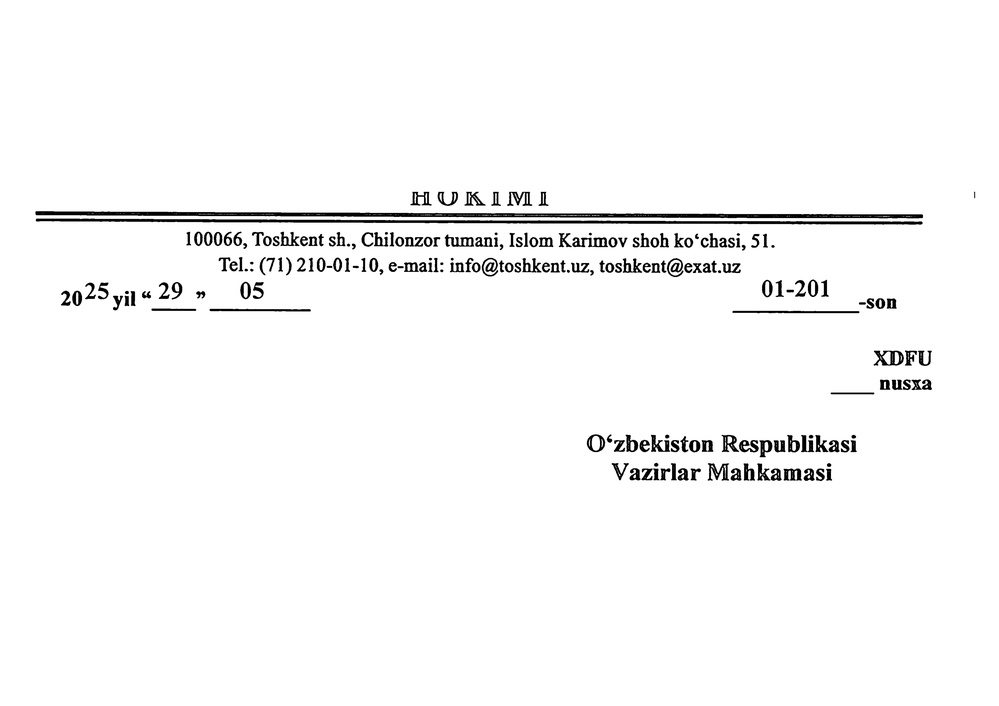
#> input picture app/test_files/test2.jpg, 999 x 706 px, shrunk from 7016 x 4960 before the run
$ python -i utils.py   (imports and definitions only)   (older library calls are emulated)
#> lines starting #> are read from the running program, lines starting #| are printed output that depends on the picture; after the words box and inside, x2 and y2 are one past the last pixel; in counts of white or black regions, pixels touching at a corner belong together
#> further down, picture is the input picture: shape (706, 999, 3); min 0, max 255, mean 248.4
import logging
import os
import re
import time
from typing import Tuple, Dict
from urllib.parse import urlparse

import cv2
import numpy as np
from bs4 import BeautifulSoup

logger = logging.getLogger(__name__)

# Toggle timing logs (default: on)
LOG_TIMINGS = os.getenv("OCR_LOG_TIMINGS", "1") not in ("0", "false", "False", "")

def _t() -> float:
    return time.perf_counter()

def _log_ms(start: float, label: str) -> None:
    if LOG_TIMINGS:
        logger.info("[TIME] %s: %.1f ms", label, (time.perf_counter() - start) * 1000.0)

files_tmp = "temp_files/"

image_extensions = ["jpeg/jpg", "jpeg", "jpg", "png", "gif", "bmp"]


# [54 lines left out: functions text_formatting, get_file_extension, xml_to_txt, quality_metrics, not called in this run]


def _estimate_skew_angle(gray: np.ndarray) -> float:
    """
    Estimate skew angle (degrees) with Hough on edges; robust and quick.
    Positive angle means image should be rotated counter-clockwise by that amount.
    """
    t0 = _t()
    thr = cv2.threshold(gray, 0, 255, cv2.THRESH_BINARY + cv2.THRESH_OTSU)[1]
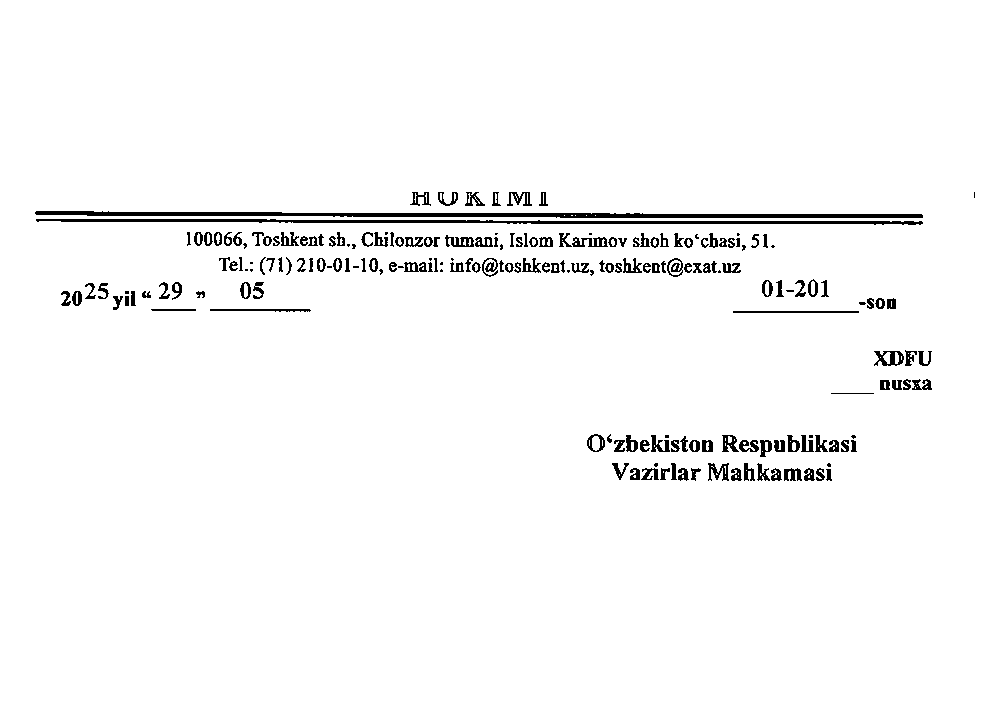
#> thr: shape (706, 999); 97.3% white; 200 black regions (34 under 20 px), largest, box (x1, y1, x2, y2) and area: (35, 211, 923, 218) 3555, (36, 219, 923, 225) 2601, (733, 311, 859, 313) 252
    if np.mean(thr) > 127:
        thr = 255 - thr
    edges = cv2.Canny(thr, 50, 150, apertureSize=3)
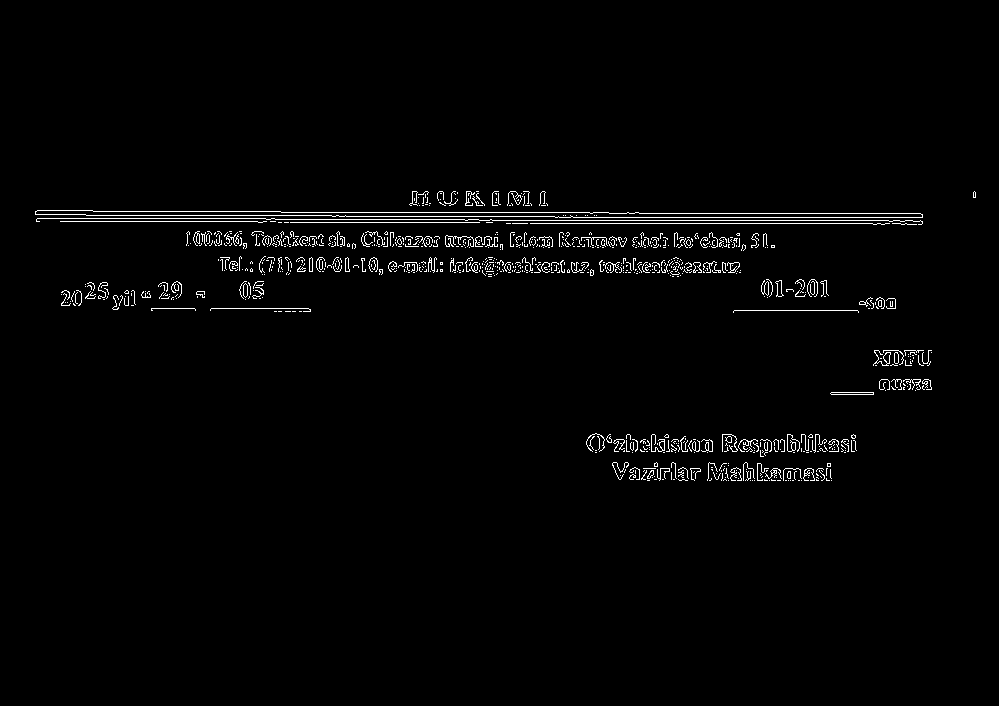
#> edges: shape (706, 999); 1.7% white in thin lines or dots, all inside (x1, y1, x2, y2) = (35, 191, 976, 481)
    lines = cv2.HoughLines(edges, 1, np.pi / 180.0, 200)
#> lines = [[220, 1.57], [223, 1.57], [217, 1.57], [212, 1.57], [209, 1.59], [207, 1.59], [215, 1.57], [225, 1.55], [211, 1.59], [229, 1.55]]
    angle = 0.0
    if lines is not None:
        angles = []
        for rho, theta in lines[:, 0]:
            a = np.degrees(theta) - 90.0
            if -45 < a < 45:
                angles.append(a)
#> this loop made 10 passes
#> (rho, theta, a) on passes 1 to 10: (220, 1.57, 0), (223, 1.57, 0), (217, 1.57, 0), (212, 1.57, 0), (209, 1.59, 1), (207, 1.59, 1), (215, 1.57, 0), (225, 1.55, -1), (211, 1.59, 1), (229, 1.55, -1)
#> after the loop, angles = [0, 0, 0, 0, 1, 1, 0, -1, 1, -1]
        if angles:
            angle = float(np.median(angles))
#> angle = 0
    _log_ms(t0, "estimate_skew_angle")
    return angle


def deskew(cv_img: np.ndarray, skip_threshold: float = 0.5) -> Tuple[np.ndarray, float]:
    """
    Deskew a BGR image using Hough-based angle estimation.
    Skips rotation if |angle| < skip_threshold degrees.
    Returns (corrected_cv_img, angle_degrees).
    """
    t0 = _t()
    gray = cv2.cvtColor(cv_img, cv2.COLOR_BGR2GRAY)

    angle = _estimate_skew_angle(gray)
#> angle = 0

    if abs(angle) < skip_threshold:
        _log_ms(t0, "deskew.total(noop)")
        return cv_img, 0.0

    h, w = cv_img.shape[:2]
    M = cv2.getRotationMatrix2D((w / 2, h / 2), angle, 1.0)
    rotated = cv2.warpAffine(cv_img, M, (w, h), flags=cv2.INTER_CUBIC,
                             borderMode=cv2.BORDER_REPLICATE)

    logger.info("Deskewed by %.2f°", angle)
    _log_ms(t0, "deskew.total")
    return rotated, angle


# [40 lines left out: function conditional_enhance, not called in this run]

>>> import cv2
>>> picture = cv2.imread('../test_files/test2.jpg')
>>> result = deskew(picture)
